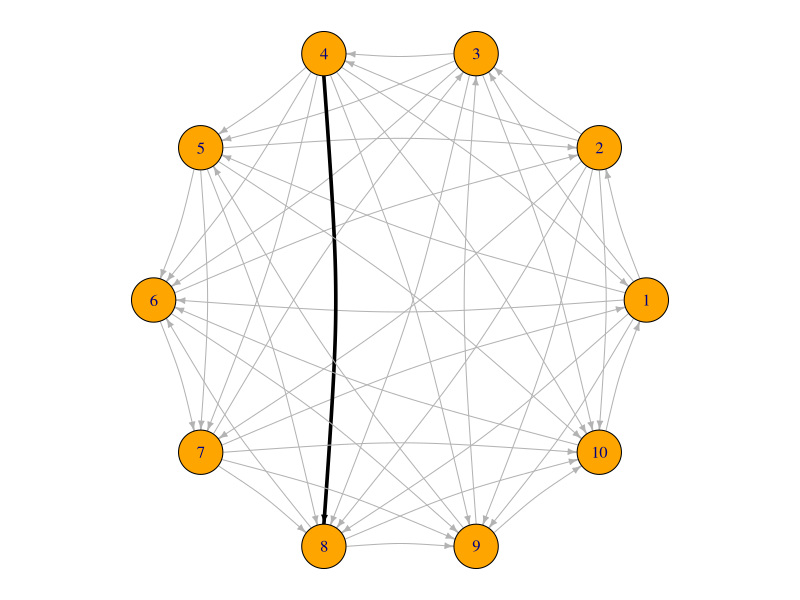
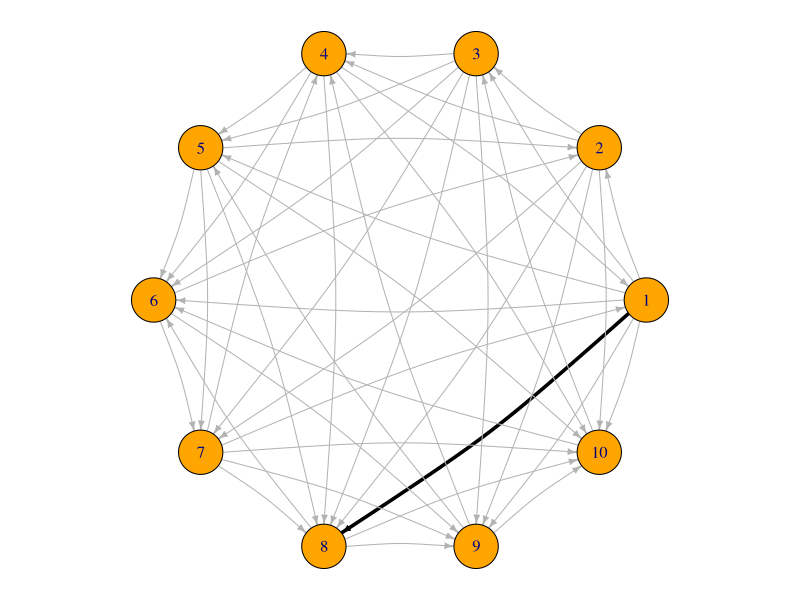
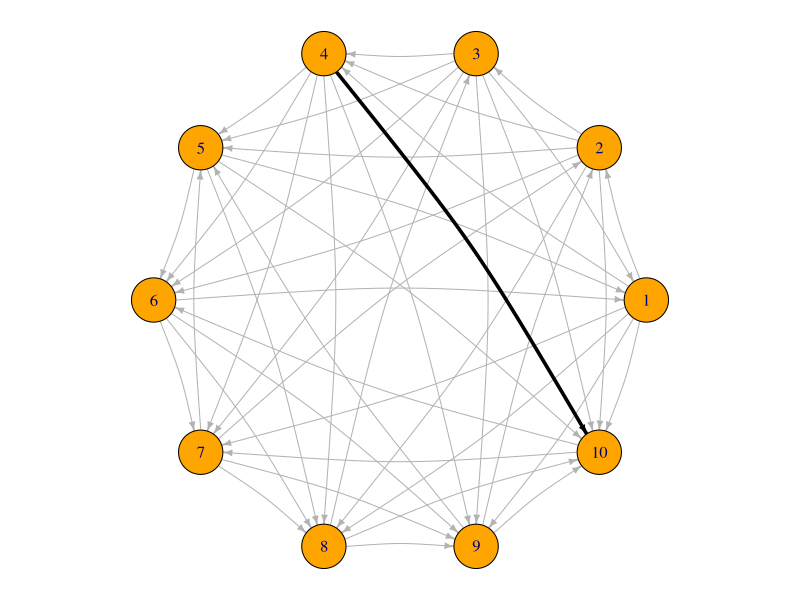
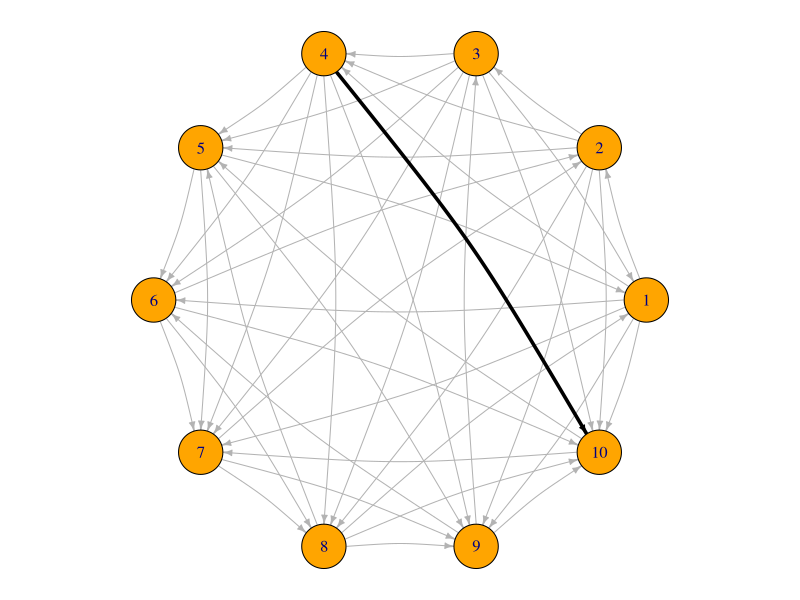

These figures' R source, in order:
# Figures for the four n=10 forced-arc reversal counterexamples (manuscript Appendix D.4,
# Theorem D.3).  Vertices labelled 1-10 (manuscript convention); the forced arc
# (whose reversal remains 3-inducible) is drawn thick black.  The u/v fields
# below are 0-based (code convention); labels shown are u+1 -> v+1.
library(igraph)
# outputs are written to the working directory -- run this script from its own folder

cases <- list(
  list(name = "ReversalCEX_A", u = 3, v = 7,
       bits = "110110110110011111110101111111111011010111111"),
  list(name = "ReversalCEX_B", u = 0, v = 7,
       bits = "110110111110011111111110110101111011010111111"),
  list(name = "ReversalCEX_C", u = 3, v = 9,
       bits = "101001111111101011111011111111101011110110111"),
  list(name = "ReversalCEX_D", u = 3, v = 9,
       bits = "101011011111001111111101111111110101101110111"))

n <- 10
pairs <- do.call(rbind, unlist(lapply(1:(n - 1), function(i)
  lapply((i + 1):n, function(j) c(i, j))), recursive = FALSE))

for (cs in cases) {
  bits <- strsplit(cs$bits, "")[[1]]
  stopifnot(length(bits) == nrow(pairs))
  edges <- t(sapply(seq_len(nrow(pairs)), function(k) {
    i <- pairs[k, 1]; j <- pairs[k, 2]
    if (bits[k] == "1") c(i, j) else c(j, i)   # 1-indexed vertices i,j
  }))
  g <- graph_from_edgelist(edges, directed = TRUE)
  forced <- which(edges[, 1] == cs$u + 1 & edges[, 2] == cs$v + 1)
  stopifnot(length(forced) == 1)
  ecol <- rep("gray70", ecount(g)); ecol[forced] <- "black"
  ewid <- rep(1, ecount(g));        ewid[forced] <- 3.5
  pdf(paste0(cs$name, ".pdf"), width = 6, height = 6)
  par(mar = c(0.5, 0.5, 0.5, 0.5))
  plot(g, layout = layout_in_circle(g),
       vertex.color = "orange", vertex.label = 1:n,
       vertex.label.color = "navy", vertex.size = 18,
       edge.color = ecol, edge.width = ewid,
       edge.arrow.size = 0.45, edge.curved = 0.08)
  dev.off()
  cat(cs$name, "written; forced arc", cs$u, "->", cs$v, "\n")
}
